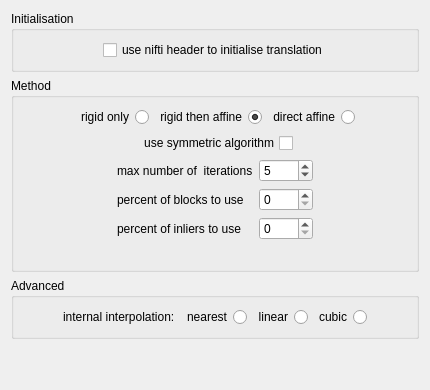
     <widget class="QWidget" name="tabWidgetPage3">
      <attribute name="title">
       <string>Rigid/Affine </string>
      </attribute>
      <layout class="QVBoxLayout" name="verticalLayout_14">
       <item>
        <widget class="QGroupBox" name="m_AladinInitialisationGroupBox">
         <property name="title">
          <string>Initialisation</string>
         </property>
         <layout class="QGridLayout" name="gridLayout_3">
          <item row="0" column="1">
           <widget class="QCheckBox" name="m_UseNiftyHeaderCheckBox">
            <property name="toolTip">
             <string extracomment="If unchecked then the centers of the images will be aligned."/>
            </property>
            <property name="text">
             <string>use nifti header to initialise translation</string>
            </property>
           </widget>
          </item>
          <item row="0" column="0">
           <spacer name="horizontalSpacer_13">
            <property name="orientation">
             <enum>Qt::Horizontal</enum>
            </property>
            <property name="sizeHint" stdset="0">
             <size>
              <width>40</width>
              <height>20</height>
             </size>
            </property>
           </spacer>
          </item>
          <item row="0" column="2">
           <spacer name="horizontalSpacer_14">
            <property name="orientation">
             <enum>Qt::Horizontal</enum>
            </property>
            <property name="sizeHint" stdset="0">
             <size>
              <width>40</width>
              <height>20</height>
             </size>
            </property>
           </spacer>
          </item>
         </layout>
        </widget>
       </item>
       <item>
        <widget class="QGroupBox" name="m_AladinMethodGroupBox">
         <property name="title">
          <string>Method</string>
         </property>
         <layout class="QVBoxLayout" name="verticalLayout">
          <item>
           <layout class="QGridLayout" name="gridLayout_12">
            <item row="0" column="1">
             <widget class="QRadioButton" name="m_RigidOnlyRadioButton">
              <property name="layoutDirection">
               <enum>Qt::RightToLeft</enum>
              </property>
              <property name="text">
               <string>rigid only</string>
              </property>
             </widget>
            </item>
            <item row="0" column="2">
             <widget class="QRadioButton" name="m_RigidThenAffineRadioButton">
              <property name="layoutDirection">
               <enum>Qt::RightToLeft</enum>
              </property>
              <property name="text">
               <string>rigid then affine</string>
              </property>
              <property name="checkable">
               <bool>true</bool>
              </property>
              <property name="checked">
               <bool>true</bool>
              </property>
             </widget>
            </item>
            <item row="0" column="3">
             <widget class="QRadioButton" name="m_DirectAffineRadioButton">
              <property name="layoutDirection">
               <enum>Qt::RightToLeft</enum>
              </property>
              <property name="text">
               <string>direct affine</string>
              </property>
             </widget>
            </item>
            <item row="0" column="0">
             <spacer name="horizontalSpacer_25">
              <property name="orientation">
               <enum>Qt::Horizontal</enum>
              </property>
              <property name="sizeHint" stdset="0">
               <size>
                <width>40</width>
                <height>20</height>
               </size>
              </property>
             </spacer>
            </item>
            <item row="0" column="4">
             <spacer name="horizontalSpacer_26">
              <property name="orientation">
               <enum>Qt::Horizontal</enum>
              </property>
              <property name="sizeHint" stdset="0">
               <size>
                <width>40</width>
                <height>20</height>
               </size>
              </property>
             </spacer>
            </item>
           </layout>
          </item>
          <item>
           <layout class="QGridLayout" name="gridLayout_4">
            <property name="bottomMargin">
             <number>0</number>
            </property>
            <item row="0" column="1">
             <widget class="QCheckBox" name="m_AladinUseSymmetricAlgorithmCheckBox">
              <property name="layoutDirection">
               <enum>Qt::RightToLeft</enum>
              </property>
              <property name="text">
               <string>use symmetric algorithm</string>
              </property>
             </widget>
            </item>
            <item row="0" column="2">
             <spacer name="horizontalSpacer_23">
              <property name="orientation">
               <enum>Qt::Horizontal</enum>
              </property>
              <property name="sizeHint" stdset="0">
               <size>
                <width>40</width>
                <height>20</height>
               </size>
              </property>
             </spacer>
            </item>
            <item row="0" column="0">
             <spacer name="horizontalSpacer_24">
              <property name="orientation">
               <enum>Qt::Horizontal</enum>
              </property>
              <property name="sizeHint" stdset="0">
               <size>
                <width>40</width>
                <height>20</height>
               </size>
              </property>
             </spacer>
            </item>
           </layout>
          </item>
          <item>
           <layout class="QGridLayout" name="gridLayout_13">
            <property name="bottomMargin">
             <number>20</number>
            </property>
            <item row="1" column="1">
             <widget class="QLabel" name="m_AladinIterationsMaxLabel">
              <property name="text">
               <string>max number of  iterations</string>
              </property>
             </widget>
            </item>
            <item row="1" column="2">
             <widget class="QSpinBox" name="m_AladinIterationsMaxSpinBox">
              <property name="frame">
               <bool>true</bool>
              </property>
              <property name="maximum">
               <number>1000</number>
              </property>
              <property name="value">
               <number>5</number>
              </property>
             </widget>
            </item>
            <item row="2" column="1">
             <widget class="QLabel" name="m_PercentBlockLabel">
              <property name="text">
               <string>percent of blocks to use</string>
              </property>
             </widget>
            </item>
            <item row="2" column="2">
             <widget class="QSpinBox" name="m_PercentBlockSpinBox"/>
            </item>
            <item row="1" column="3">
             <spacer name="horizontalSpacer">
              <property name="orientation">
               <enum>Qt::Horizontal</enum>
              </property>
              <property name="sizeHint" stdset="0">
               <size>
                <width>40</width>
                <height>20</height>
               </size>
              </property>
             </spacer>
            </item>
            <item row="3" column="1">
             <widget class="QLabel" name="m_PercentInliersLabel">
              <property name="text">
               <string>percent of inliers to use</string>
              </property>
             </widget>
            </item>
            <item row="3" column="2">
             <widget class="QSpinBox" name="m_PercentInliersSpinBox"/>
            </item>
            <item row="2" column="0">
             <spacer name="horizontalSpacer_12">
              <property name="orientation">
               <enum>Qt::Horizontal</enum>
              </property>
              <property name="sizeHint" stdset="0">
               <size>
                <width>40</width>
                <height>20</height>
               </size>
              </property>
             </spacer>
            </item>
           </layout>
          </item>
         </layout>
        </widget>
       </item>
       <item>
        <widget class="QGroupBox" name="m_AladinAdvancedGroupBox">
         <property name="title">
          <string>Advanced</string>
         </property>
         <layout class="QGridLayout" name="gridLayout_16">
          <item row="0" column="0">
           <layout class="QHBoxLayout" name="horizontalLayout_5">
            <item>
             <spacer name="horizontalSpacer_28">
              <property name="orientation">
               <enum>Qt::Horizontal</enum>
              </property>
              <property name="sizeHint" stdset="0">
               <size>
                <width>40</width>
                <height>20</height>
               </size>
              </property>
             </spacer>
            </item>
            <item>
             <widget class="QLabel" name="m_AladinInterpolationLabel">
              <property name="text">
               <string>internal interpolation:</string>
              </property>
             </widget>
            </item>
            <item>
             <widget class="QRadioButton" name="m_AladinInterpolationNearestRadioButton">
              <property name="layoutDirection">
               <enum>Qt::RightToLeft</enum>
              </property>
              <property name="text">
               <string>nearest</string>
              </property>
             </widget>
            </item>
            <item>
             <widget class="QRadioButton" name="m_AladinInterpolationLinearRadioButton">
              <property name="layoutDirection">
               <enum>Qt::RightToLeft</enum>
              </property>
              <property name="text">
               <string>linear</string>
              </property>
             </widget>
            </item>
            <item>
             <widget class="QRadioButton" name="m_AladinInterpolationCubicRadioButton">
              <property name="layoutDirection">
               <enum>Qt::RightToLeft</enum>
              </property>
              <property name="text">
               <string>cubic</string>
              </property>
             </widget>
            </item>
            <item>
             <spacer name="horizontalSpacer_27">
              <property name="orientation">
               <enum>Qt::Horizontal</enum>
              </property>
              <property name="sizeHint" stdset="0">
               <size>
                <width>40</width>
                <height>20</height>
               </size>
              </property>
             </spacer>
            </item>
           </layout>
          </item>
         </layout>
        </widget>
       </item>
       <item>
        <spacer name="verticalSpacer_3">
         <property name="orientation">
          <enum>Qt::Vertical</enum>
         </property>
         <property name="sizeHint" stdset="0">
          <size>
           <width>20</width>
           <height>40</height>
          </size>
         </property>
        </spacer>
       </item>
      </layout>
     </widget>
